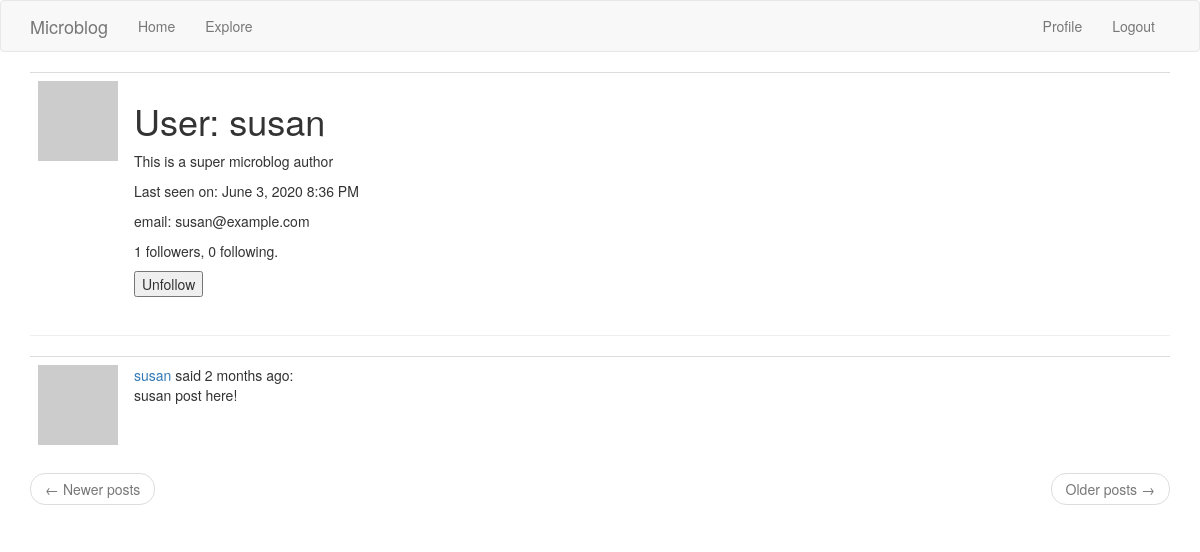
Page /user/susan (signed in) on the earlier database version.
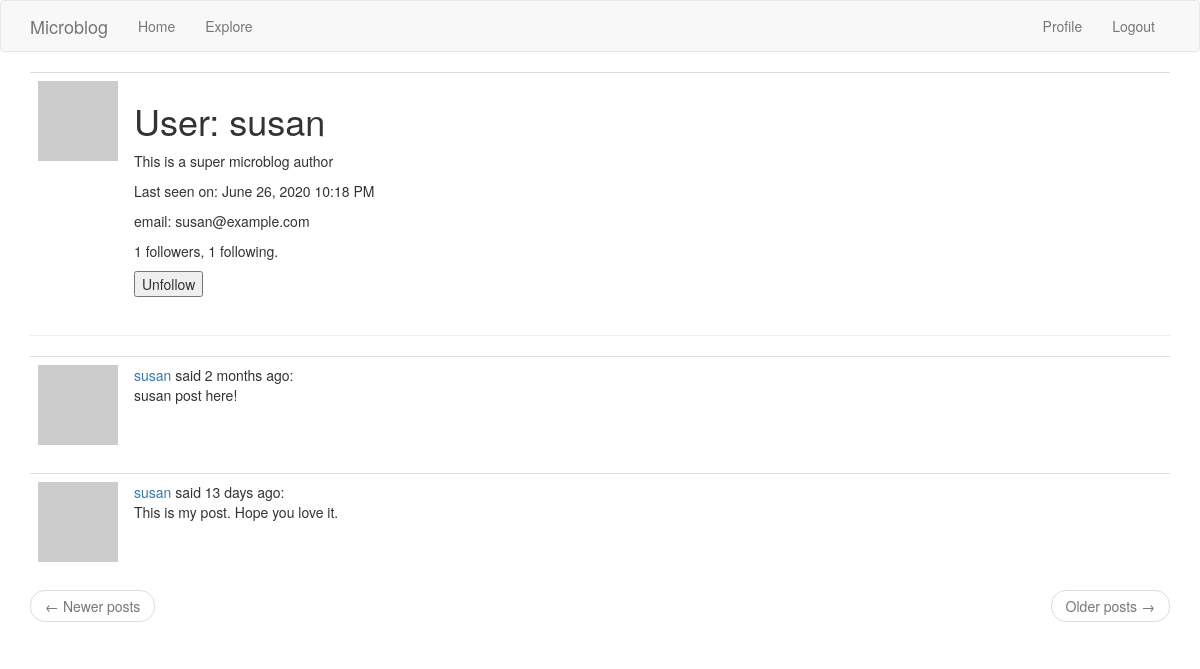
Same page on the later database version.
### app/models.py (models this page shows, shortened)
class User(UserMixin, db.Model):
    id            = db.Column(db.Integer, primary_key=True)
    username      = db.Column(db.String(64), index=True, unique=True)
    email         = db.Column(db.String(120), index=True, unique=True)
    password_hash = db.Column(db.String(128))
    about_me      = db.Column(db.String(140))
    last_seen     = db.Column(db.DateTime, default=datetime.utcnow)
    posts    = db.relationship('Post', backref='author', lazy='dynamic')
    followed = db.relationship(
        'User', secondary=followers,
        primaryjoin=(followers.c.follower_id == id),
        secondaryjoin=(followers.c.followed_id == id),
        backref=db.backref('followers', lazy='dynamic'), lazy='dynamic')
    def avatar(self, size):
        digest = md5(self.email.lower().encode('utf-8')).hexdigest()
        return 'https://www.gravatar.com/avatar/{}?d=identicon&s={}'.format(
            digest, size)
    def is_following(self, user):
        return self.followed.filter (
                    followers.c.followed_id == user.id).count() > 0

class SearchableMixin(object):
    @classmethod
    def before_commit(cls, session):
        session._changes = {
            'add': list(session.new),
            'update': list(session.dirty),
            'delete': list(session.deleted)
        }
    @classmethod
    def after_commit(cls, session):
        for obj in session._changes['add']:
            if isinstance(obj, SearchableMixin):
                add_to_index(obj.__tablename__, obj)
        for obj in session._changes['update']:
            if isinstance(obj, SearchableMixin):
                add_to_index(obj.__tablename__, obj)
        for obj in session._changes['delete']:
            if isinstance(obj, SearchableMixin):
                remove_from_index(obj.__tablename__, obj)
        session._changes = None

class Post(SearchableMixin, db.Model):
    __searchable__ = ['body']
    id = db.Column(db.Integer, primary_key=True)
    body = db.Column(db.String(140))
    timestamp = db.Column(db.DateTime, index=True, default=datetime.utcnow)
    language = db.Column(db.String(5))
    user_id = db.Column(db.Integer, db.ForeignKey('user.id'))

### app/main/routes.py (the view)
@bp.route('/user/<username>')
@login_required
def user(username):
    user = User.query.filter_by(username=username).first_or_404()
    page = request.args.get('page', 1, type=int)
    posts = Post.query.filter_by(user_id=user.id).paginate(
        page, current_app.config['POSTS_PER_PAGE'], False)
    next_url = url_for('main.user', username=username, page=posts.next_num) \
        if posts.has_next else None
    prev_url = url_for('main.user', username=username, page=posts.prev_num) \
        if posts.has_prev else None
    form = EmptyForm()
    return render_template('user.html', user=user, posts=posts.items, form=form, next_url=next_url, prev_url=prev_url)

### app/main/forms.py
class EmptyForm(FlaskForm):
    submit = SubmitField('Submit')

### app/main/routes.py (called while the page is built)
@bp.before_request
def before_request():
    g.locale = str(get_locale())
    if current_user.is_authenticated:
        current_user.last_seen = datetime.utcnow()
        db.session.commit()

### app/models.py (called while the page is built)
@login.user_loader
def load_user(id):
    return User.query.get(int(id))

### app/templates/user.html (shortened to what this page needs)
{% extends "base.html" %}
{% block app_content %}
    <table class="table table-hover">
        <tr valign="top">
            <td width="80px"><img src="{{ user.avatar(80) }}"></td>
            <td><h1>User: {{ user.username }}</h1>
                {% if user.about_me %}<p>{{ user.about_me }}</p>{% endif %}
                {% if user.last_seen %}<p>
                Last seen on: {{ moment(user.last_seen).format('LLL') }}</p>
                {% endif %}
                {% if user.email %}<p>email: {{ user.email }}</p>{% endif %}
                <p>{{ user.followers.count() }} followers, {{ user.followed.count() }} following.</p>
                {% if user == current_user %}
                <p><a href="{{ url_for('main.edit_profile') }}">Edit your profile</a></p>
                {% else %}
                <p>
                    <form action="{{ url_for('main.unfollow', username=user.username) }}" method="post">
                        {{ form.submit(value='Unfollow') }}
                    </form>
                </p>
                {% endif %}
            </td>
        </tr>
    </table>
    <hr>
    {% for post in posts %}
        {% include '_post.html' %}
    {% endfor %}
    <nav aria-label="...">
        <ul class="pager">
            <li class="previous{% if not prev_url %} disabled{% endif %}">
                <a href="{{ prev_url or '#' }}">
                    <span aria-hidden="true">&larr;</span> Newer posts
                </a>
            </li>
            <li class="next{% if not next_url %} disabled{% endif %}">
                <a href="{{ next_url or '#' }}">
                    Older posts <span aria-hidden="true">&rarr;</span>
                </a>
            </li>
        </ul>
    </nav>
{% endblock %}

### app/templates/base.html (shortened to what this page needs)
{% extends 'bootstrap/base.html' %}
{% block navbar %}
    <nav class="navbar navbar-default">
      <div class="container">
        <div class="navbar-header">
          <a class="navbar-brand" href="{{ url_for('main.index') }}">Microblog</a>
        </div>
        <div class="collapse navbar-collapse" id="bs-example-navbar-collapse-1">
            <ul class="nav navbar-nav">
                <li><a href="{{ url_for('main.index') }}">Home</a></li>
                <li><a href="{{ url_for('main.explore') }}">Explore</a></li>
            </ul>
            <ul class="nav navbar-nav navbar-right">
                {% if current_user.is_anonymous %}
                <li><a href="{{ url_for('auth.login') }}">Login</a> </li>
                <li><a href="{{ url_for('auth.register') }}">Register</a> </li>
                {% else %}
                <li><a href="{{ url_for('main.user', username=current_user.username) }}">Profile</a></li>
                <li><a href="{{ url_for('auth.logout') }}">Logout</a></li>
                {% endif %}
            </ul>
        </div>
      </div>
    </nav>
{% endblock %}
{% block content %}
    <div class="container">
        {% block app_content %}{% endblock %}
    </div>
{% endblock %}

### app/templates/_post.html (shortened to what this page needs)
<table class="table table-hover">
    <tr>
        <td width="70px">
            <a href="{{ url_for('main.user', username=post.author.username) }}">
                <img src="{{ post.author.avatar(70) }}" />
            </a>
        </td>
        <td>
            {{ _('%(username)s said %(when)s', username=user_link, when=moment(post.timestamp).fromNow()) }}:
            <br>
            <span id="post{{ post.id }}">{{ post.body }}</span>
        </td>
    </tr>
</table>

Differences in the rows shown:
changed User "susan": last_seen "June 3, 2020 8:36 PM" → "June 26, 2020 10:18 PM"
added Post: body "This is my post. Hope you love it."
Other differences:
{{ user.followed.count() }}: "0" → "1"
